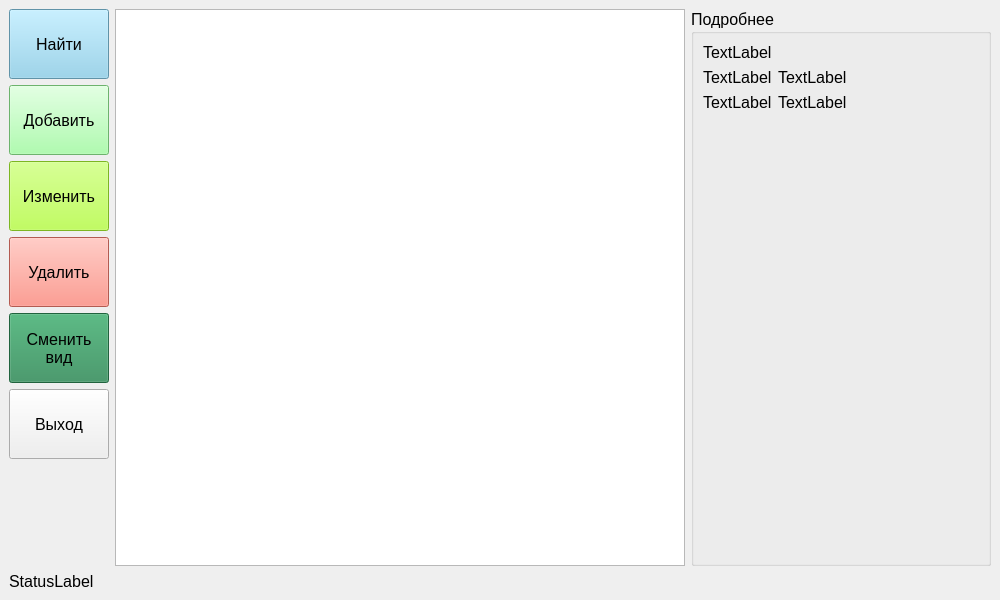
<?xml version="1.0" encoding="UTF-8"?>
<ui version="4.0">
 <class>MainWindow</class>
 <widget class="QMainWindow" name="MainWindow">
  <property name="geometry">
   <rect>
    <x>0</x>
    <y>0</y>
    <width>1000</width>
    <height>600</height>
   </rect>
  </property>
  <property name="minimumSize">
   <size>
    <width>1000</width>
    <height>600</height>
   </size>
  </property>
  <property name="font">
   <font>
    <pointsize>12</pointsize>
   </font>
  </property>
  <property name="windowTitle">
   <string>MainWindow</string>
  </property>
  <widget class="QWidget" name="centralwidget">
   <layout class="QVBoxLayout" name="verticalLayout">
    <item>
     <layout class="QHBoxLayout" name="horizontalLayout">
      <item>
       <layout class="QVBoxLayout" name="verticalLayout_2">
        <property name="spacing">
         <number>6</number>
        </property>
        <property name="topMargin">
         <number>0</number>
        </property>
        <item>
         <widget class="QPushButton" name="pushButton_FindProbka">
          <property name="minimumSize">
           <size>
            <width>0</width>
            <height>70</height>
           </size>
          </property>
          <property name="maximumSize">
           <size>
            <width>100</width>
            <height>70</height>
           </size>
          </property>
          <property name="styleSheet">
           <string notr="true">QPushButton{ background-color: skyblue; font-size:12pt; }</string>
          </property>
          <property name="text">
           <string>Найти</string>
          </property>
         </widget>
        </item>
        <item>
         <widget class="QPushButton" name="pushButton_AddProbka">
          <property name="minimumSize">
           <size>
            <width>0</width>
            <height>70</height>
           </size>
          </property>
          <property name="maximumSize">
           <size>
            <width>100</width>
            <height>70</height>
           </size>
          </property>
          <property name="styleSheet">
           <string notr="true">QPushButton{ background-color: palegreen; font-size:12pt; }</string>
          </property>
          <property name="text">
           <string>Добавить</string>
          </property>
         </widget>
        </item>
        <item>
         <widget class="QPushButton" name="pushButton_updateCap">
          <property name="minimumSize">
           <size>
            <width>0</width>
            <height>70</height>
           </size>
          </property>
          <property name="maximumSize">
           <size>
            <width>100</width>
            <height>70</height>
           </size>
          </property>
          <property name="styleSheet">
           <string notr="true">QPushButton{ background-color: greenyellow; font-size:12pt; }</string>
          </property>
          <property name="text">
           <string>Изменить</string>
          </property>
         </widget>
        </item>
        <item>
         <widget class="QPushButton" name="pushButton_deleteCap">
          <property name="minimumSize">
           <size>
            <width>0</width>
            <height>70</height>
           </size>
          </property>
          <property name="maximumSize">
           <size>
            <width>100</width>
            <height>70</height>
           </size>
          </property>
          <property name="styleSheet">
           <string notr="true">QPushButton{ background-color: salmon; font-size:12pt; }</string>
          </property>
          <property name="text">
           <string>Удалить</string>
          </property>
         </widget>
        </item>
        <item>
         <widget class="QPushButton" name="pushButton_changeView">
          <property name="minimumSize">
           <size>
            <width>100</width>
            <height>70</height>
           </size>
          </property>
          <property name="styleSheet">
           <string notr="true">QPushButton{ background-color: seagreen; font-size:12pt; }</string>
          </property>
          <property name="text">
           <string>Сменить 
вид</string>
          </property>
         </widget>
        </item>
        <item>
         <widget class="QPushButton" name="pushButton_exitMain">
          <property name="minimumSize">
           <size>
            <width>0</width>
            <height>70</height>
           </size>
          </property>
          <property name="maximumSize">
           <size>
            <width>100</width>
            <height>70</height>
           </size>
          </property>
          <property name="text">
           <string>Выход</string>
          </property>
         </widget>
        </item>
        <item>
         <spacer name="verticalSpacer">
          <property name="orientation">
           <enum>Qt::Vertical</enum>
          </property>
          <property name="sizeHint" stdset="0">
           <size>
            <width>20</width>
            <height>40</height>
           </size>
          </property>
         </spacer>
        </item>
       </layout>
      </item>
      <item>
       <widget class="QTableView" name="tableView_bc">
        <property name="styleSheet">
         <string notr="true">QHeaderView::section {
    background-color: rgb(238,238,238);
}</string>
        </property>
        <property name="editTriggers">
         <set>QAbstractItemView::NoEditTriggers</set>
        </property>
        <property name="selectionMode">
         <enum>QAbstractItemView::SingleSelection</enum>
        </property>
       </widget>
      </item>
      <item>
       <widget class="QGroupBox" name="groupBox_Details">
        <property name="minimumSize">
         <size>
          <width>300</width>
          <height>0</height>
         </size>
        </property>
        <property name="title">
         <string>Подробнее</string>
        </property>
        <layout class="QFormLayout" name="formLayout">
         <item row="0" column="0">
          <widget class="QLabel" name="label_photoLabel">
           <property name="maximumSize">
            <size>
             <width>200</width>
             <height>200</height>
            </size>
           </property>
           <property name="text">
            <string>TextLabel</string>
           </property>
          </widget>
         </item>
         <item row="1" column="0">
          <widget class="QLabel" name="label_NameText">
           <property name="maximumSize">
            <size>
             <width>16777215</width>
             <height>50</height>
            </size>
           </property>
           <property name="text">
            <string>TextLabel</string>
           </property>
          </widget>
         </item>
         <item row="1" column="1">
          <widget class="QLabel" name="label_SerieText">
           <property name="maximumSize">
            <size>
             <width>16777215</width>
             <height>50</height>
            </size>
           </property>
           <property name="text">
            <string>TextLabel</string>
           </property>
          </widget>
         </item>
         <item row="2" column="0">
          <widget class="QLabel" name="label_firmText">
           <property name="text">
            <string>TextLabel</string>
           </property>
          </widget>
         </item>
         <item row="2" column="1">
          <widget class="QLabel" name="label_headerText">
           <property name="text">
            <string>TextLabel</string>
           </property>
          </widget>
         </item>
        </layout>
       </widget>
      </item>
     </layout>
    </item>
    <item>
     <layout class="QHBoxLayout" name="horizontalLayout_2">
      <property name="sizeConstraint">
       <enum>QLayout::SetMinimumSize</enum>
      </property>
      <item>
       <widget class="QLabel" name="label_statusLabel">
        <property name="maximumSize">
         <size>
          <width>16777215</width>
          <height>50</height>
         </size>
        </property>
        <property name="text">
         <string>StatusLabel</string>
        </property>
       </widget>
      </item>
     </layout>
    </item>
   </layout>
  </widget>
 </widget>
 <resources/>
 <connections/>
</ui>
